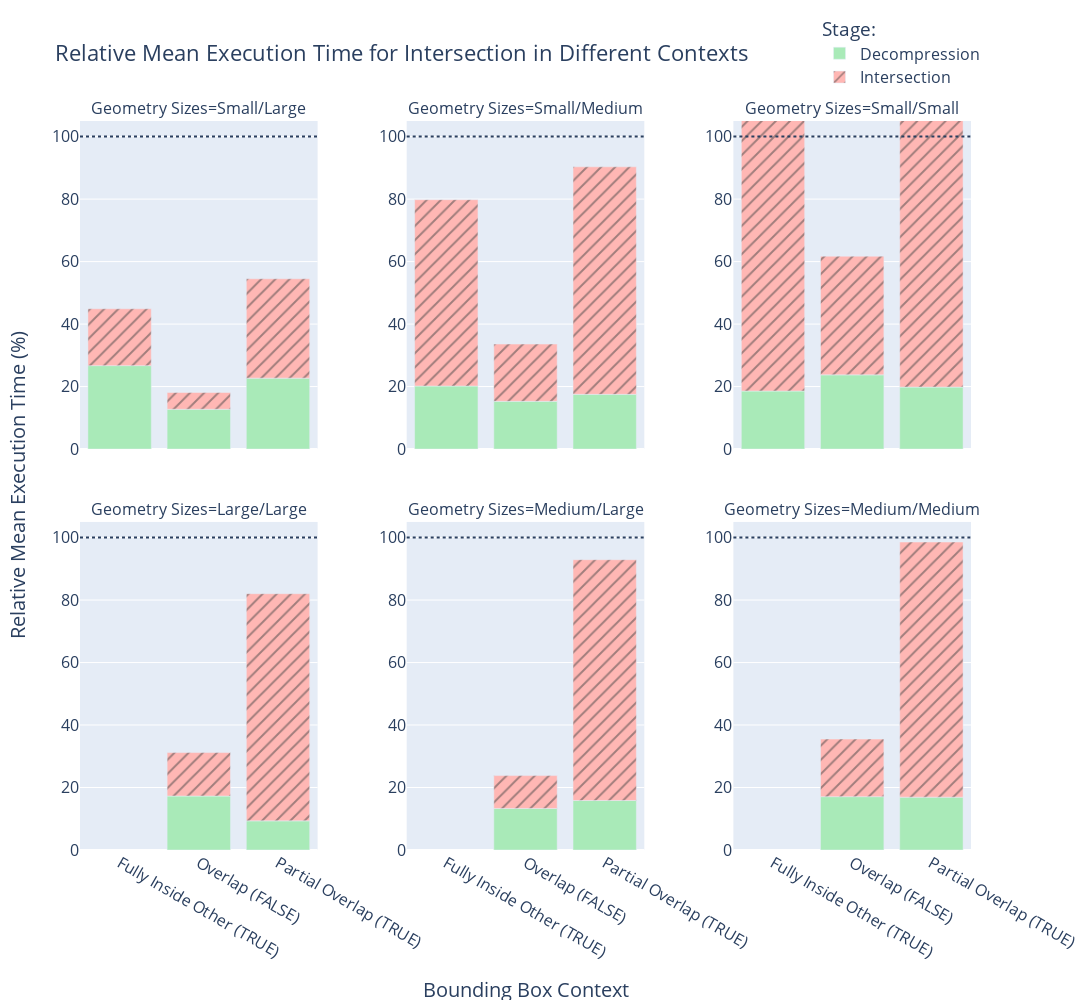

Source (notebook cell):
### Code cell
total_time_df = stats_df[['context', 'total_time', 'sizes', 'baseline', 'predicate', 'decomp']]
plot_total_time_bars_relative(total_time_df, is_predicate=False, size_cat_excl=[], log_scale=False) #

### Figure 1 — Plotly figure (JSON) as saved in the notebook; plotly's stock layout.template omitted (floating-point values rounded to 4 significant figures)
{"data": [{"alignmentgroup": "True", "hovertemplate": "Stage: =Decompression<br>Geometry Sizes=Small/Large<br>Context=%{x}<br>time=%{y}<extra></extra>", "legendgroup": "Decompression", "marker": {"color": "rgb(169,234,184)", "pattern": {"shape": ""}}, "name": "Decompression", "offsetgroup": "Decompression", "orientation": "v", "showlegend": true, "textposition": "auto", "type": "bar", "x": ["Fully Inside Other (TRUE)", "Overlap (FALSE)", "Partial Overlap (TRUE)"], "xaxis": "x4", "y": [26.7, 12.73, 22.69], "yaxis": "y4"}, {"alignmentgroup": "True", "hovertemplate": "Stage: =Decompression<br>Geometry Sizes=Small/Medium<br>Context=%{x}<br>time=%{y}<extra></extra>", "legendgroup": "Decompression", "marker": {"color": "rgb(169,234,184)", "pattern": {"shape": ""}}, "name": "Decompression", "offsetgroup": "Decompression", "orientation": "v", "showlegend": false, "textposition": "auto", "type": "bar", "x": ["Fully Inside Other (TRUE)", "Overlap (FALSE)", "Partial Overlap (TRUE)"], "xaxis": "x5", "y": [20.17, 15.27, 17.5], "yaxis": "y5"}, {"alignmentgroup": "True", "hovertemplate": "Stage: =Decompression<br>Geometry Sizes=Small/Small<br>Context=%{x}<br>time=%{y}<extra></extra>", "legendgroup": "Decompression", "marker": {"color": "rgb(169,234,184)", "pattern": {"shape": ""}}, "name": "Decompression", "offsetgroup": "Decompression", "orientation": "v", "showlegend": false, "textposition": "auto", "type": "bar", "x": ["Fully Inside Other (TRUE)", "Overlap (FALSE)", "Partial Overlap (TRUE)"], "xaxis": "x6", "y": [18.57, 23.75, 19.83], "yaxis": "y6"}, {"alignmentgroup": "True", "hovertemplate": "Stage: =Decompression<br>Geometry Sizes=Large/Large<br>Context=%{x}<br>time=%{y}<extra></extra>", "legendgroup": "Decompression", "marker": {"color": "rgb(169,234,184)", "pattern": {"shape": ""}}, "name": "Decompression", "offsetgroup": "Decompression", "orientation": "v", "showlegend": false, "textposition": "auto", "type": "bar", "x": ["Overlap (FALSE)", "Partial Overlap (TRUE)"], "xaxis": "x", "y": [17.27, 9.327], "yaxis": "y"}, {"alignmentgroup": "True", "hovertemplate": "Stage: =Decompression<br>Geometry Sizes=Medium/Large<br>Context=%{x}<br>time=%{y}<extra></extra>", "legendgroup": "Decompression", "marker": {"color": "rgb(169,234,184)", "pattern": {"shape": ""}}, "name": "Decompression", "offsetgroup": "Decompression", "orientation": "v", "showlegend": false, "textposition": "auto", "type": "bar", "x": ["Overlap (FALSE)", "Partial Overlap (TRUE)"], "xaxis": "x2", "y": [13.3, 15.85], "yaxis": "y2"}, {"alignmentgroup": "True", "hovertemplate": "Stage: =Decompression<br>Geometry Sizes=Medium/Medium<br>Context=%{x}<br>time=%{y}<extra></extra>", "legendgroup": "Decompression", "marker": {"color": "rgb(169,234,184)", "pattern": {"shape": ""}}, "name": "Decompression", "offsetgroup": "Decompression", "orientation": "v", "showlegend": false, "textposition": "auto", "type": "bar", "x": ["Overlap (FALSE)", "Partial Overlap (TRUE)"], "xaxis": "x3", "y": [17.07, 16.91], "yaxis": "y3"}, {"alignmentgroup": "True", "hovertemplate": "Stage: =Intersection<br>Geometry Sizes=Small/Large<br>Context=%{x}<br>time=%{y}<extra></extra>", "legendgroup": "Intersection", "marker": {"color": "rgb(255,183,180)", "pattern": {"shape": "/"}}, "name": "Intersection", "offsetgroup": "Intersection", "orientation": "v", "showlegend": true, "textposition": "auto", "type": "bar", "x": ["Fully Inside Other (TRUE)", "Overlap (FALSE)", "Partial Overlap (TRUE)"], "xaxis": "x4", "y": [18.21, 5.383, 31.8], "yaxis": "y4"}, {"alignmentgroup": "True", "hovertemplate": "Stage: =Intersection<br>Geometry Sizes=Small/Medium<br>Context=%{x}<br>time=%{y}<extra></extra>", "legendgroup": "Intersection", "marker": {"color": "rgb(255,183,180)", "pattern": {"shape": "/"}}, "name": "Intersection", "offsetgroup": "Intersection", "orientation": "v", "showlegend": false, "textposition": "auto", "type": "bar", "x": ["Fully Inside Other (TRUE)", "Overlap (FALSE)", "Partial Overlap (TRUE)"], "xaxis": "x5", "y": [59.66, 18.33, 72.83], "yaxis": "y5"}, {"alignmentgroup": "True", "hovertemplate": "Stage: =Intersection<br>Geometry Sizes=Small/Small<br>Context=%{x}<br>time=%{y}<extra></extra>", "legendgroup": "Intersection", "marker": {"color": "rgb(255,183,180)", "pattern": {"shape": "/"}}, "name": "Intersection", "offsetgroup": "Intersection", "orientation": "v", "showlegend": false, "textposition": "auto", "type": "bar", "x": ["Fully Inside Other (TRUE)", "Overlap (FALSE)", "Partial Overlap (TRUE)"], "xaxis": "x6", "y": [89.94, 37.99, 91.61], "yaxis": "y6"}, {"alignmentgroup": "True", "hovertemplate": "Stage: =Intersection<br>Geometry Sizes=Large/Large<br>Context=%{x}<br>time=%{y}<extra></extra>", "legendgroup": "Intersection", "marker": {"color": "rgb(255,183,180)", "pattern": {"shape": "/"}}, "name": "Intersection", "offsetgroup": "Intersection", "orientation": "v", "showlegend": false, "textposition": "auto", "type": "bar", "x": ["Overlap (FALSE)", "Partial Overlap (TRUE)"], "xaxis": "x", "y": [13.91, 72.71], "yaxis": "y"}, {"alignmentgroup": "True", "hovertemplate": "Stage: =Intersection<br>Geometry Sizes=Medium/Large<br>Context=%{x}<br>time=%{y}<extra></extra>", "legendgroup": "Intersection", "marker": {"color": "rgb(255,183,180)", "pattern": {"shape": "/"}}, "name": "Intersection", "offsetgroup": "Intersection", "orientation": "v", "showlegend": false, "textposition": "auto", "type": "bar", "x": ["Overlap (FALSE)", "Partial Overlap (TRUE)"], "xaxis": "x2", "y": [10.52, 77.07], "yaxis": "y2"}, {"alignmentgroup": "True", "hovertemplate": "Stage: =Intersection<br>Geometry Sizes=Medium/Medium<br>Context=%{x}<br>time=%{y}<extra></extra>", "legendgroup": "Intersection", "marker": {"color": "rgb(255,183,180)", "pattern": {"shape": "/"}}, "name": "Intersection", "offsetgroup": "Intersection", "orientation": "v", "showlegend": false, "textposition": "auto", "type": "bar", "x": ["Overlap (FALSE)", "Partial Overlap (TRUE)"], "xaxis": "x3", "y": [18.45, 81.68], "yaxis": "y3"}], "layout": {"annotations": [{"font": {"size": 16}, "showarrow": false, "text": "Geometry Sizes=Large/Large", "x": 0.1333, "xanchor": "center", "xref": "paper", "y": 0.45, "yanchor": "bottom", "yref": "paper"}, {"font": {"size": 16}, "showarrow": false, "text": "Geometry Sizes=Medium/Large", "x": 0.5, "xanchor": "center", "xref": "paper", "y": 0.45, "yanchor": "bottom", "yref": "paper"}, {"font": {"size": 16}, "showarrow": false, "text": "Geometry Sizes=Medium/Medium", "x": 0.8667, "xanchor": "center", "xref": "paper", "y": 0.45, "yanchor": "bottom", "yref": "paper"}, {"font": {"size": 16}, "showarrow": false, "text": "Geometry Sizes=Small/Large", "x": 0.1333, "xanchor": "center", "xref": "paper", "y": 1, "yanchor": "bottom", "yref": "paper"}, {"font": {"size": 16}, "showarrow": false, "text": "Geometry Sizes=Small/Medium", "x": 0.5, "xanchor": "center", "xref": "paper", "y": 1, "yanchor": "bottom", "yref": "paper"}, {"font": {"size": 16}, "showarrow": false, "text": "Geometry Sizes=Small/Small", "x": 0.8667, "xanchor": "center", "xref": "paper", "y": 1, "yanchor": "bottom", "yref": "paper"}, {"font": {"size": 20}, "showarrow": false, "text": "Bounding Box Context", "x": 0.5, "xanchor": "center", "xref": "paper", "y": -0.17, "yanchor": "top", "yref": "paper"}, {"font": {"size": 20}, "showarrow": false, "text": "Relative Mean Execution Time (%)", "textangle": -90, "x": -0.07, "xanchor": "center", "xref": "paper", "y": 0.5, "yanchor": "middle", "yref": "paper"}], "barmode": "relative", "height": 1000, "legend": {"font": {"size": 16}, "title": {"text": "Stage: "}, "tracegroupgap": 0, "x": 0.83, "xanchor": "left", "y": 1.15, "yanchor": "top"}, "shapes": [{"line": {"dash": "dot"}, "type": "line", "x0": 0, "x1": 1, "xref": "x6 domain", "y0": 100, "y1": 100, "yref": "y6"}, {"line": {"dash": "dot"}, "type": "line", "x0": 0, "x1": 1, "xref": "x4 domain", "y0": 100, "y1": 100, "yref": "y4"}, {"line": {"dash": "dot"}, "type": "line", "x0": 0, "x1": 1, "xref": "x5 domain", "y0": 100, "y1": 100, "yref": "y5"}, {"line": {"dash": "dot"}, "type": "line", "x0": 0, "x1": 1, "xref": "x3 domain", "y0": 100, "y1": 100, "yref": "y3"}, {"line": {"dash": "dot"}, "type": "line", "x0": 0, "x1": 1, "xref": "x domain", "y0": 100, "y1": 100, "yref": "y"}, {"line": {"dash": "dot"}, "type": "line", "x0": 0, "x1": 1, "xref": "x2 domain", "y0": 100, "y1": 100, "yref": "y2"}], "title": {"font": {"size": 22}, "text": "Relative Mean Execution Time for Intersection in Different Contexts"}, "width": 1200, "xaxis": {"anchor": "y", "domain": [0, 0.2667], "tickfont": {"size": 16}, "title": {"text": ""}}, "xaxis2": {"anchor": "y2", "domain": [0.3667, 0.6333], "matches": "x", "tickfont": {"size": 16}, "title": {"text": ""}}, "xaxis3": {"anchor": "y3", "domain": [0.7333, 1], "matches": "x", "tickfont": {"size": 16}, "title": {"text": ""}}, "xaxis4": {"anchor": "y4", "domain": [0, 0.2667], "matches": "x", "showticklabels": false, "tickfont": {"size": 16}, "title": {"text": ""}}, "xaxis5": {"anchor": "y5", "domain": [0.3667, 0.6333], "matches": "x", "showticklabels": false, "tickfont": {"size": 16}, "title": {"text": ""}}, "xaxis6": {"anchor": "y6", "domain": [0.7333, 1], "matches": "x", "showticklabels": false, "tickfont": {"size": 16}, "title": {"text": ""}}, "yaxis": {"anchor": "x", "domain": [0, 0.45], "range": [0, 105], "showticklabels": true, "tickfont": {"size": 16}, "title": {"text": ""}}, "yaxis2": {"anchor": "x2", "domain": [0, 0.45], "range": [0, 105], "showticklabels": true, "tickfont": {"size": 16}, "title": {"text": ""}}, "yaxis3": {"anchor": "x3", "domain": [0, 0.45], "range": [0, 105], "showticklabels": true, "tickfont": {"size": 16}, "title": {"text": ""}}, "yaxis4": {"anchor": "x4", "domain": [0.55, 1], "range": [0, 105], "showticklabels": true, "tickfont": {"size": 16}, "title": {"text": ""}}, "yaxis5": {"anchor": "x5", "domain": [0.55, 1], "range": [0, 105], "showticklabels": true, "tickfont": {"size": 16}, "title": {"text": ""}}, "yaxis6": {"anchor": "x6", "domain": [0.55, 1], "range": [0, 105], "showticklabels": true, "tickfont": {"size": 16}, "title": {"text": ""}}}}
